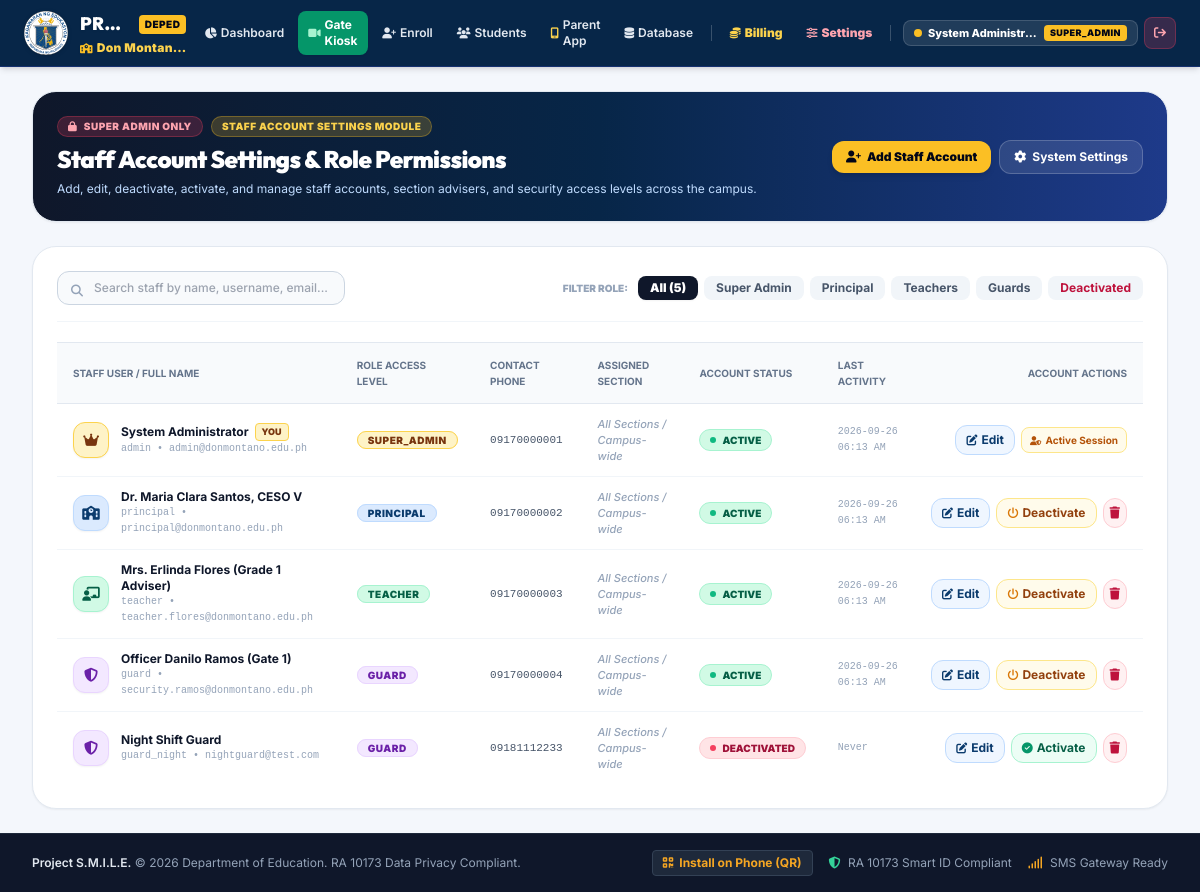
/admin/users (signed in), run on an earlier commit of the app's database.
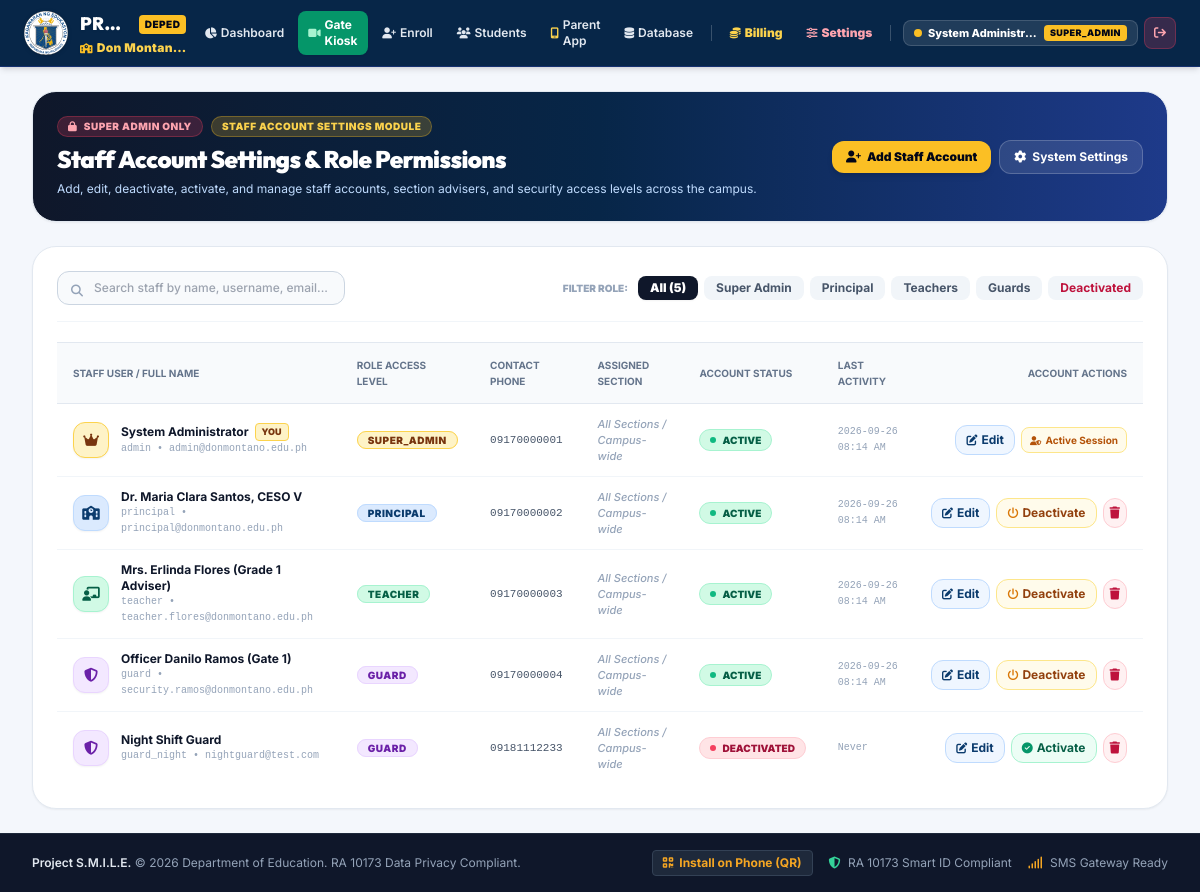
And on a later commit of the database.
### smile_orm.py (models this page shows)
class User(Base):
    __tablename__ = 'users'
    id = Column(Integer, primary_key=True, autoincrement=True)
    username = Column(String(50), unique=True, nullable=False, index=True)
    email = Column(String(120), unique=True, nullable=False, index=True)
    password_hash = Column(String(255), nullable=False)
    full_name = Column(String(100), nullable=False)
    role = Column(String(30), nullable=False, default="TEACHER") # SUPER_ADMIN, PRINCIPAL, TEACHER, GUARD, PARENT
    is_active = Column(Boolean, default=True)
    phone_number = Column(String(30), default="")
    assigned_section_id = Column(Integer, ForeignKey('sections.id'), nullable=True)
    created_at = Column(DateTime, default=datetime.now)
    last_login = Column(DateTime, nullable=True)
    assigned_section = relationship("Section", foreign_keys=[assigned_section_id])
    def to_dict(self):
        return {
            "id": self.id,
            "username": self.username,
            "email": self.email,
            "full_name": self.full_name,
            "role": self.role,
            "is_active": self.is_active,
            "phone_number": self.phone_number,
            "assigned_section_id": self.assigned_section_id,
            "assigned_section_name": f"{self.assigned_section.grade_level} - {self.assigned_section.section_name}" if self.assigned_section else "N/A",
            "created_at": self.created_at.strftime("%Y-%m-%d %I:%M %p") if self.created_at else "",
            "last_login": self.last_login.strftime("%Y-%m-%d %I:%M %p") if self.last_login else "Never"
        }

### app.py (the view)
@app.route('/admin/users', methods=['GET'])
@admin_required
def admin_users():
    users = get_all_users_orm()
    sections = get_all_sections_orm()
    return render_template(
        'admin_users.html',
        school_name=smile_config.SCHOOL_NAME,
        users=users,
        sections=sections
    )

### app.py (called while the page is built)
def admin_required(f):
    @wraps(f)
    def decorated_function(*args, **kwargs):
        if 'user_id' not in session:
            return redirect(url_for('login_page', next=request.path))
        if session.get('role') != 'SUPER_ADMIN':
            return render_template(
                'errors/403.html',
                school_name=smile_config.SCHOOL_NAME,
                message="Access Restricted: Central System Settings, SMS credentials, database archives, and billing management can ONLY be accessed by the Super Administrator account."
            ), 403
        return f(*args, **kwargs)
    return decorated_function

### smile_orm.py (called while the page is built)
def get_all_sections_orm():
    session = Session()
    try:
        sections = session.query(Section).order_by(Section.id.asc()).all()
        return [sec.to_dict() for sec in sections]
    finally:
        session.close()

def get_all_users_orm():
    session = Session()
    try:
        users = session.query(User).order_by(User.id.asc()).all()
        return [u.to_dict() for u in users]
    finally:
        session.close()

### templates/admin_users.html (shortened to what the changed rows need)
{% extends "base.html" %}
{% block content %}
<div class="space-y-6">
  <div class="glass-card rounded-2xl sm:rounded-3xl p-4 sm:p-6 border border-slate-200 shadow-sm flex flex-col md:flex-row md:items-center justify-between gap-4 bg-gradient-to-r from-slate-900 via-deped-darkblue to-blue-900 text-white relative overflow-hidden">
    <div class="space-y-1.5 z-10">
      <h1 class="text-xl sm:text-2xl font-black font-heading tracking-tight text-white">Staff Account Settings & Role Permissions</h1>
    </div>
  </div>
  <div class="glass-card rounded-3xl p-6 border border-slate-200 shadow-sm bg-white space-y-5">
    <div class="overflow-x-auto">
      <table class="w-full text-left text-xs" id="staffAccountsTable">
        <thead class="bg-slate-50 text-slate-500 uppercase text-[10px] font-black border-y border-slate-200">
          <tr>
            <th class="py-3.5 px-4">Staff User / Full Name</th>
            <th class="py-3.5 px-4">Role Access Level</th>
            <th class="py-3.5 px-4">Contact Phone</th>
            <th class="py-3.5 px-4">Assigned Section</th>
            <th class="py-3.5 px-4">Account Status</th>
            <th class="py-3.5 px-4">Last Activity</th>
            <th class="py-3.5 px-4 text-right">Account Actions</th>
          </tr>
        </thead>
        <tbody class="divide-y divide-slate-100 font-medium text-slate-700">
          {% for u in users %}
          <tr class="user-row hover:bg-slate-50/80 transition"
              data-user-id="{{ u.id }}"
              data-username="{{ u.username|lower }}"
              data-fullname="{{ u.full_name|lower }}"
              data-email="{{ u.email|lower }}"
              data-role="{{ u.role }}"
              data-active="{{ 'true' if u.is_active else 'false' }}">
            <td class="py-3 px-4">
              <div class="flex items-center gap-3">
                <div class="w-9 h-9 rounded-xl {% if u.role == 'SUPER_ADMIN' %}bg-amber-100 text-amber-900 border border-amber-300{% elif u.role == 'PRINCIPAL' %}bg-blue-100 text-deped-blue border border-blue-200{% elif u.role == 'TEACHER' %}bg-emerald-100 text-emerald-800 border border-emerald-200{% else %}bg-purple-100 text-purple-800 border border-purple-200{% endif %} flex items-center justify-center font-black text-sm shrink-0 shadow-sm">
                  <i class="fa-solid {% if u.role == 'SUPER_ADMIN' %}fa-crown{% elif u.role == 'PRINCIPAL' %}fa-school{% elif u.role == 'TEACHER' %}fa-chalkboard-user{% else %}fa-shield-halved{% endif %}"></i>
                </div>
                <div>
                  <div class="flex items-center gap-1.5">
                    <span class="font-bold text-slate-900">{{ u.full_name }}</span>
                    {% if u.id == current_user.id %}
                    <span class="px-1.5 py-0.2 rounded text-[9px] font-black uppercase bg-amber-100 text-amber-900 border border-amber-300">You</span>
                    {% endif %}
                  </div>
                  <span class="text-[10px] text-slate-400 font-mono block">{{ u.username }} &bull; {{ u.email }}</span>
                </div>
              </div>
            </td>
            <td class="py-3 px-4">
              <span class="px-2.5 py-0.5 rounded-full text-[10px] font-black uppercase tracking-wider {% if u.role == 'SUPER_ADMIN' %}bg-amber-100 text-amber-900 border border-amber-300{% elif u.role == 'PRINCIPAL' %}bg-blue-100 text-deped-blue border border-blue-200{% elif u.role == 'TEACHER' %}bg-emerald-100 text-emerald-800 border border-emerald-200{% else %}bg-purple-100 text-purple-800 border border-purple-200{% endif %}">
                {{ u.role }}
              </span>
            </td>
            <td class="py-3 px-4 font-mono text-[11px] text-slate-600">
              {{ u.phone_number or 'Not provided' }}
            </td>
            <td class="py-3 px-4">
              {% if u.assigned_section_name and u.assigned_section_name != 'N/A' %}
              <span class="px-2.5 py-1 rounded-lg text-[11px] font-bold bg-blue-50 text-deped-blue border border-blue-200 flex items-center gap-1.5 w-max">
                <i class="fa-solid fa-chalkboard text-[10px]"></i>
                {{ u.assigned_section_name }}
              </span>
              {% else %}
              <span class="text-slate-400 text-[11px] italic">All Sections / Campus-wide</span>
              {% endif %}
            </td>
            <td class="py-3 px-4">
              {% if u.is_active %}
              <span class="px-2.5 py-0.5 rounded-full text-[10px] font-black uppercase bg-emerald-100 text-emerald-800 border border-emerald-200 inline-flex items-center gap-1.5">
                <span class="w-1.5 h-1.5 rounded-full bg-emerald-500 animate-pulse"></span>
                ACTIVE
              </span>
              {% else %}
              <span class="px-2.5 py-0.5 rounded-full text-[10px] font-black uppercase bg-rose-100 text-rose-800 border border-rose-200 inline-flex items-center gap-1.5">
                <span class="w-1.5 h-1.5 rounded-full bg-rose-500"></span>
                DEACTIVATED
              </span>
              {% endif %}
            </td>
            <td class="py-3 px-4 text-slate-400 font-mono text-[10px]">
              {{ u.last_login }}
            </td>
            <td class="py-3 px-4 text-right">
              <div class="inline-flex items-center gap-1.5">
                <button onclick="openEditUserModal({{ u.id }}, '{{ u.username|escape }}', '{{ u.full_name|escape }}', '{{ u.email|escape }}', '{{ u.role }}', '{{ u.phone_number or '' }}', {{ u.assigned_section_id or 'null' }}, {{ 'true' if u.is_active else 'false' }}, {{ 'true' if u.id == current_user.id else 'false' }})"
                        title="Edit Account Details & Password"
                        class="px-2.5 py-1.5 rounded-xl bg-blue-50 hover:bg-blue-100 text-deped-blue font-bold text-xs transition border border-blue-200 flex items-center gap-1">
                  <i class="fa-solid fa-pen-to-square text-[11px]"></i>
                  <span>Edit</span>
                </button>
                {% if u.id != current_user.id %}
                  {% if u.is_active %}
                  <button onclick="toggleUserStatus({{ u.id }}, '{{ u.username|escape }}', true)"
                          title="Deactivate Account (Block Access)"
                          class="px-2.5 py-1.5 rounded-xl bg-amber-50 hover:bg-amber-100 text-amber-800 font-bold text-xs transition border border-amber-200 flex items-center gap-1">
                    <i class="fa-solid fa-power-off text-[11px] text-amber-600"></i>
                    <span>Deactivate</span>
                  </button>
                  {% endif %}
                  <button onclick="deleteUserAction({{ u.id }}, '{{ u.username|escape }}')"
                          title="Permanently Delete Account"
                          class="p-1.5 rounded-xl bg-rose-50 hover:bg-rose-100 text-rose-700 transition border border-rose-200">
                    <i class="fa-solid fa-trash text-xs"></i>
                  </button>
                {% else %}
                  <span class="text-[10px] text-amber-700 font-bold px-2 py-1 bg-amber-50 rounded-lg border border-amber-200" title="You cannot deactivate or delete your own active administrator account">
                    <i class="fa-solid fa-user-shield text-[9px] mr-0.5"></i> Active Session
                  </span>
                {% endif %}
              </div>
            </td>
          </tr>
          {% endfor %}
        </tbody>
      </table>
    </div>
  </div>
</div>
{% endblock %}

### templates/base.html (shortened to what the changed rows need)
<!DOCTYPE html>
<html lang="en">
<head>
  <script src="https://cdn.tailwindcss.com"></script>
  <link rel="stylesheet" href="https://cdnjs.cloudflare.com/ajax/libs/font-awesome/6.5.1/css/all.min.css">
</head>
<body class="min-h-screen flex flex-col text-slate-800 overflow-x-hidden w-full max-w-full">
  <header class="bg-deped-darkblue text-white shadow-md sticky top-0 z-50 border-b border-blue-900/60 w-full">
    <div class="w-full max-w-[1600px] mx-auto px-3 sm:px-6 py-2 sm:py-2.5">
      <div class="flex items-center justify-between gap-2">
        <nav class="hidden lg:flex items-center gap-1 xl:gap-1.5 flex-nowrap justify-end">
          {% if current_user %}
          <div class="flex items-center gap-1.5 pl-1">
            <div class="flex items-center gap-1.5 px-2.5 py-1 rounded-lg bg-white/10 border border-white/15 text-xs">
              <span class="w-2 h-2 rounded-full {% if current_user.is_admin %}bg-amber-400{% else %}bg-emerald-400{% endif %} animate-pulse"></span>
              <span class="font-extrabold text-white text-[11px] max-w-[110px] xl:max-w-[140px] truncate">{{ current_user.full_name }}</span>
              <span class="px-1.5 py-0.2 rounded text-[9px] font-black uppercase tracking-wider {% if current_user.is_admin %}bg-amber-400 text-slate-950{% elif current_user.role == 'PRINCIPAL' %}bg-blue-400 text-slate-950{% elif current_user.role == 'TEACHER' %}bg-emerald-400 text-slate-950{% else %}bg-purple-400 text-slate-950{% endif %}">
                {{ current_user.role }}
              </span>
            </div>
            <a href="/logout" class="w-8 h-8 rounded-lg bg-rose-500/20 hover:bg-rose-500/40 text-rose-300 flex items-center justify-center text-xs transition border border-rose-500/30" title="Sign Out">
              <i class="fa-solid fa-arrow-right-from-bracket"></i>
            </a>
          </div>
          {% else %}
          <a href="/login" class="px-3 py-1.5 bg-amber-400 hover:bg-amber-300 text-slate-950 font-black text-xs rounded-lg shadow transition flex items-center gap-1">
            <i class="fa-solid fa-key text-[10px]"></i> Staff Sign In
          </a>
          {% endif %}
        </nav>
      </div>
    </div>
  </header>
  <main class="flex-grow max-w-7xl w-full mx-auto px-3 sm:px-6 lg:px-8 py-4 sm:py-6 overflow-x-hidden">
    {% block content %}{% endblock %}
  </main>
</body>
</html>

What changed in the data, as far as the page shows it:
changed User "System Administrator": last_login "2026-09-26 06:13 AM" → "2026-09-26 08:14 AM"
changed User "Dr. Maria Clara Santos, CESO V": last_login "2026-09-26 06:13 AM" → "2026-09-26 08:14 AM"
changed User "Mrs. Erlinda Flores (Grade 1 Adviser)": last_login "2026-09-26 06:13 AM" → "2026-09-26 08:14 AM"
changed User "Officer Danilo Ramos (Gate 1)": last_login "2026-09-26 06:13 AM" → "2026-09-26 08:14 AM"
